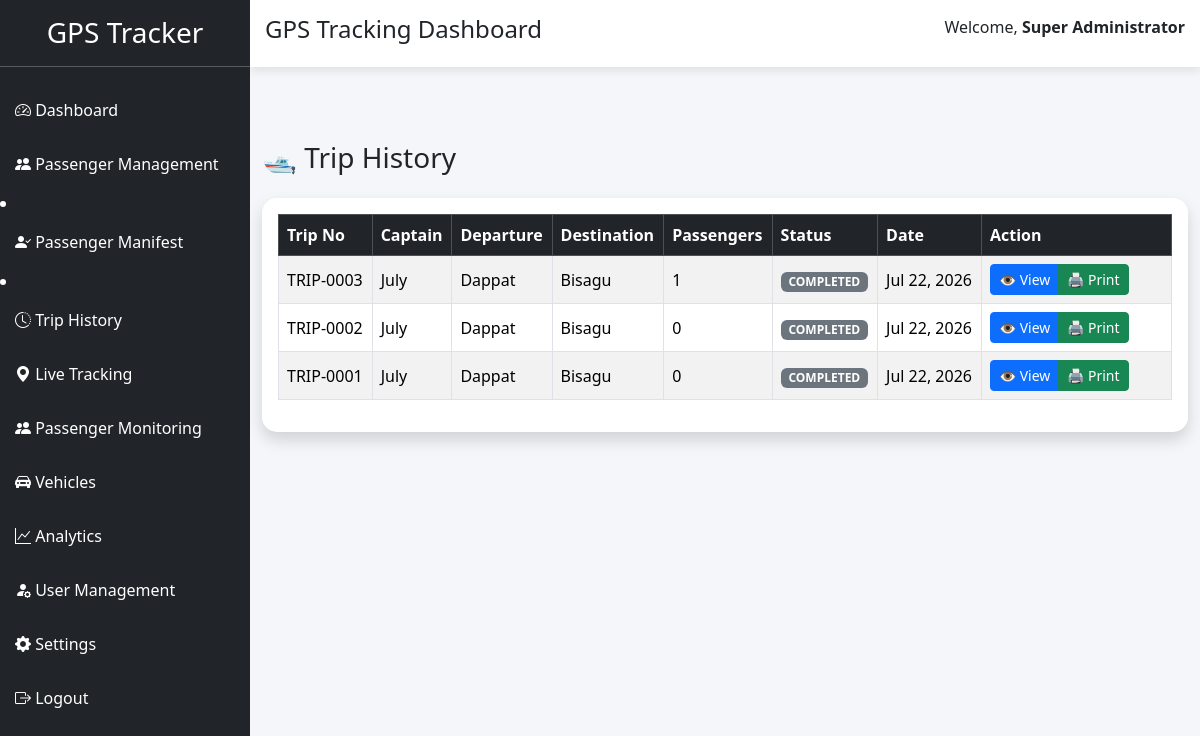
Screenshot of /trip_history/index.php (signed in) with the database file from the repository.
### tables this page shows
CREATE TABLE `trips` (
  `id` int(11) NOT NULL,
  `trip_no` varchar(30) NOT NULL,
  `departure` varchar(100) NOT NULL,
  `destination` varchar(100) NOT NULL,
  `captain` varchar(100) NOT NULL,
  `departure_time` datetime NOT NULL,
  `arrival_time` datetime DEFAULT NULL,
  `status` enum('PENDING','ON GOING','COMPLETED','CANCELLED') DEFAULT 'PENDING',
  `remarks` text DEFAULT NULL,
  `created_at` timestamp NOT NULL DEFAULT current_timestamp()
);

### trip_history/index.php (the view, shortened to what this page needs)
<?php
require_once("../config/database.php");
include("../includes/header.php");
include("../includes/sidebar.php");
include("../includes/navbar.php");
$sql = "
SELECT
    t.*,
    (
        SELECT COUNT(*)
        FROM trip_passengers tp
        WHERE tp.trip_id = t.id
    ) AS total_passengers
FROM trips t
ORDER BY t.id DESC
";
$result = mysqli_query($conn, $sql);
?>
<div class="container-fluid mt-4">
    <div class="d-flex justify-content-between align-items-center mb-3">
        <h3>🛥️ Trip History</h3>
    </div>
    <div class="card shadow">
        <div class="card-body">
            <div class="table-responsive">
                <table class="table table-bordered table-striped table-hover align-middle">
                    <thead class="table-dark">
                        <tr>
                            <th>Trip No</th>
                            <th>Captain</th>
                            <th>Departure</th>
                            <th>Destination</th>
                            <th>Passengers</th>
                            <th>Status</th>
                            <th>Date</th>
                            <th width="190">Action</th>
                        </tr>
                    </thead>
                    <tbody>
                    <?php if(mysqli_num_rows($result) > 0){ ?>
                        <?php while($row = mysqli_fetch_assoc($result)){ ?>
                            <tr>
                                <td><?= htmlspecialchars($row['trip_no']); ?></td>
                                <td><?= htmlspecialchars($row['captain']); ?></td>
                                <td><?= htmlspecialchars($row['departure']); ?></td>
                                <td><?= htmlspecialchars($row['destination']); ?></td>
                                <td><?= $row['total_passengers']; ?></td>
                                <td>
                                    <?php if($row['status'] == "ON GOING"){ ?>
                                        <span class="badge bg-success">
                                            ON GOING
                                        </span>
                                    <?php } else { ?>
                                        <span class="badge bg-secondary">
                                            COMPLETED
                                        </span>
                                    <?php } ?>
                                </td>
                                <td>
                                    <?= date("M d, Y", strtotime($row['created_at'])); ?>
                                </td>
                                <td>
                                    <div class="btn-group" role="group">
                                        <a
                                            href="view.php?id=<?= $row['id']; ?>"
                                            class="btn btn-primary btn-sm">
                                            👁 View
                                        </a>
                                        <a
                                            href="../reports/print_trip.php?id=<?= $row['id']; ?>"
                                            class="btn btn-success btn-sm"
                                            target="_blank">
                                            🖨 Print
                                        </a>
                                    </div>
                                </td>
                            </tr>
                        <?php } ?>
                    <?php } ?>
                    </tbody>
                </table>
            </div>
        </div>
    </div>
</div>
<?php include("../includes/footer.php"); ?>

### includes/header.php (shortened to what this page needs)
<!DOCTYPE html>
<html lang="en">
<head>
<link href="https://cdn.jsdelivr.net/npm/bootstrap@5.3.3/dist/css/bootstrap.min.css" rel="stylesheet">
<link href="https://cdn.jsdelivr.net/npm/bootstrap-icons@1.11.3/font/bootstrap-icons.min.css" rel="stylesheet">
</head>
<body>

### includes/sidebar.php
<div class="sidebar">
<h3 class="text-center mt-3">
GPS Tracker
</h3>
<hr>
<a href="../dashboard/index.php">
<i class="bi bi-speedometer2"></i>
Dashboard
</a>
<a href="../passengers/index.php">
    <i class="bi bi-people-fill"></i>
    Passenger Management
</a>
<li class="nav-item">
    <a class="nav-link" href="../manifest/index.php">
        <i class="bi bi-person-check-fill"></i>
        Passenger Manifest
    </a>
</li>
<li class="nav-item">
    <a href="../trip_history/index.php" class="nav-link">
        <i class="bi bi-clock-history"></i>
        <span>Trip History</span>
    </a>
</li>
<a href="/gps_tracker/live_tracking/index.php">
<i class="bi bi-geo-alt-fill"></i>
Live Tracking
</a>
<a href="#">
<i class="bi bi-people-fill"></i>
Passenger Monitoring
</a>
<a href="#">
<i class="bi bi-car-front-fill"></i>
Vehicles
</a>
<a href="#">
<i class="bi bi-graph-up"></i>
Analytics
</a>
<?php if($_SESSION['role']=="SUPER_ADMIN"){ ?>
<a href="../users/index.php">
<i class="bi bi-person-fill-gear"></i>
User Management
</a>
<a href="#">
<i class="bi bi-gear-fill"></i>
Settings
</a>
<?php } ?>
<a href="../logout.php">
<i class="bi bi-box-arrow-right"></i>
Logout
</a>
</div>

### includes/navbar.php
<div class="main">
<div class="topbar">
<div class="d-flex justify-content-between">
<h4>
GPS Tracking Dashboard
</h4>
<div>
Welcome,
<strong>
<?= $_SESSION['fullname']; ?>
</strong>
</div>
</div>
</div>
<div class="content"></div>

### includes/footer.php (shortened to what this page needs)
</div>
</body>
</html>

### includes/header.php (style rules this page uses)
body { background:#f4f6f9; overflow-x:hidden; }
.sidebar { position:fixed; width:250px; height:100vh; background:#212529; color:white; }
.sidebar a { color:white; text-decoration:none; display:block; padding:15px; transition:.3s; }
.main { margin-left:250px; }
.topbar { background:white; padding:15px; box-shadow:0 3px 10px rgba(0,0,0,.1); }
.content { padding:25px; }
.card { border:none; border-radius:15px; box-shadow:0 5px 15px rgba(0,0,0,.08); }

### rows the page displays
trips: trip_no "TRIP-0003", captain "July", departure "Dappat", destination "Bisagu", total_passengers "1", status "COMPLETED", created_at "Jul 22, 2026"
trips: trip_no "TRIP-0002", captain "July", departure "Dappat", destination "Bisagu", total_passengers "0", status "COMPLETED", created_at "Jul 22, 2026"
trips: trip_no "TRIP-0001", captain "July", departure "Dappat", destination "Bisagu", total_passengers "0", status "COMPLETED", created_at "Jul 22, 2026"

### other values shown
$_SESSION['fullname'] "Super Administrator"
